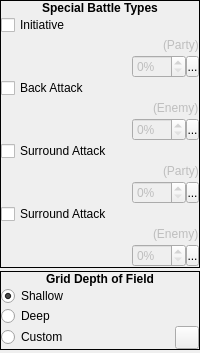
          <widget class="QWidget" name="widget_24" native="true">
           <layout class="QVBoxLayout" name="_18">
            <property name="spacing">
             <number>3</number>
            </property>
            <property name="margin">
             <number>0</number>
            </property>
            <item>
             <widget class="QFrame" name="frame_8">
              <property name="sizePolicy">
               <sizepolicy hsizetype="Preferred" vsizetype="Fixed">
                <horstretch>0</horstretch>
                <verstretch>0</verstretch>
               </sizepolicy>
              </property>
              <property name="frameShape">
               <enum>QFrame::Box</enum>
              </property>
              <property name="frameShadow">
               <enum>QFrame::Plain</enum>
              </property>
              <layout class="QVBoxLayout" name="verticalLayout_10">
               <property name="spacing">
                <number>0</number>
               </property>
               <property name="margin">
                <number>0</number>
               </property>
               <item>
                <widget class="QLabel" name="label_11">
                 <property name="sizePolicy">
                  <sizepolicy hsizetype="Preferred" vsizetype="Fixed">
                   <horstretch>0</horstretch>
                   <verstretch>0</verstretch>
                  </sizepolicy>
                 </property>
                 <property name="font">
                  <font>
                   <weight>75</weight>
                   <bold>true</bold>
                  </font>
                 </property>
                 <property name="text">
                  <string>Special Battle Types</string>
                 </property>
                 <property name="alignment">
                  <set>Qt::AlignHCenter|Qt::AlignTop</set>
                 </property>
                </widget>
               </item>
               <item>
                <widget class="QWidget" name="widget_4" native="true">
                 <layout class="QVBoxLayout" name="verticalLayout_4">
                  <property name="spacing">
                   <number>0</number>
                  </property>
                  <property name="margin">
                   <number>0</number>
                  </property>
                  <item>
                   <widget class="QCheckBox" name="cbInitiative_Party">
                    <property name="text">
                     <string>Initiative</string>
                    </property>
                   </widget>
                  </item>
                  <item>
                   <widget class="QWidget" name="widget_43" native="true">
                    <layout class="QHBoxLayout" name="_19">
                     <property name="spacing">
                      <number>0</number>
                     </property>
                     <property name="margin">
                      <number>0</number>
                     </property>
                     <item>
                      <spacer name="spacer_11">
                       <property name="orientation">
                        <enum>Qt::Horizontal</enum>
                       </property>
                       <property name="sizeHint" stdset="0">
                        <size>
                         <width>40</width>
                         <height>20</height>
                        </size>
                       </property>
                      </spacer>
                     </item>
                     <item>
                      <widget class="QLabel" name="sbtInitiativeLabel_Party">
                       <property name="enabled">
                        <bool>false</bool>
                       </property>
                       <property name="text">
                        <string>(Party)</string>
                       </property>
                      </widget>
                     </item>
                    </layout>
                   </widget>
                  </item>
                  <item>
                   <widget class="QWidget" name="widget_39" native="true">
                    <layout class="QHBoxLayout" name="_20">
                     <property name="spacing">
                      <number>0</number>
                     </property>
                     <property name="margin">
                      <number>0</number>
                     </property>
                     <item>
                      <spacer name="spacer_7">
                       <property name="orientation">
                        <enum>Qt::Horizontal</enum>
                       </property>
                       <property name="sizeHint" stdset="0">
                        <size>
                         <width>40</width>
                         <height>20</height>
                        </size>
                       </property>
                      </spacer>
                     </item>
                     <item>
                      <widget class="QSpinBox" name="nbrInitiativePercent_Party">
                       <property name="enabled">
                        <bool>false</bool>
                       </property>
                       <property name="sizePolicy">
                        <sizepolicy hsizetype="Fixed" vsizetype="Fixed">
                         <horstretch>0</horstretch>
                         <verstretch>0</verstretch>
                        </sizepolicy>
                       </property>
                       <property name="minimumSize">
                        <size>
                         <width>54</width>
                         <height>0</height>
                        </size>
                       </property>
                       <property name="maximumSize">
                        <size>
                         <width>54</width>
                         <height>16777215</height>
                        </size>
                       </property>
                       <property name="accelerated">
                        <bool>true</bool>
                       </property>
                       <property name="suffix">
                        <string>%</string>
                       </property>
                       <property name="maximum">
                        <number>100</number>
                       </property>
                      </widget>
                     </item>
                     <item>
                      <widget class="SpinBoxSideButton" name="bInitiativePercent_PartySpinButton">
                       <property name="minimumSize">
                        <size>
                         <width>13</width>
                         <height>21</height>
                        </size>
                       </property>
                       <property name="maximumSize">
                        <size>
                         <width>13</width>
                         <height>21</height>
                        </size>
                       </property>
                       <property name="text">
                        <string>...</string>
                       </property>
                       <property name="icon">
                        <iconset resource="gui_icons.qrc">
                         <normaloff>:/icons/spinBoxSideButton.png</normaloff>:/icons/spinBoxSideButton.png</iconset>
                       </property>
                       <property name="iconSize">
                        <size>
                         <width>8</width>
                         <height>16</height>
                        </size>
                       </property>
                      </widget>
                     </item>
                    </layout>
                   </widget>
                  </item>
                  <item>
                   <widget class="QCheckBox" name="cbBackAttack_Enemy">
                    <property name="text">
                     <string>Back Attack</string>
                    </property>
                   </widget>
                  </item>
                  <item>
                   <widget class="QWidget" name="widget_40" native="true">
                    <layout class="QHBoxLayout" name="_21">
                     <property name="spacing">
                      <number>0</number>
                     </property>
                     <property name="margin">
                      <number>0</number>
                     </property>
                     <item>
                      <spacer name="spacer_8">
                       <property name="orientation">
                        <enum>Qt::Horizontal</enum>
                       </property>
                       <property name="sizeHint" stdset="0">
                        <size>
                         <width>40</width>
                         <height>20</height>
                        </size>
                       </property>
                      </spacer>
                     </item>
                     <item>
                      <widget class="QLabel" name="sbtBackAttackLabel_Enemy">
                       <property name="enabled">
                        <bool>false</bool>
                       </property>
                       <property name="text">
                        <string>(Enemy)</string>
                       </property>
                      </widget>
                     </item>
                    </layout>
                   </widget>
                  </item>
                  <item>
                   <widget class="QWidget" name="widget_41" native="true">
                    <layout class="QHBoxLayout" name="_22">
                     <property name="spacing">
                      <number>0</number>
                     </property>
                     <property name="margin">
                      <number>0</number>
                     </property>
                     <item>
                      <spacer name="spacer_9">
                       <property name="orientation">
                        <enum>Qt::Horizontal</enum>
                       </property>
                       <property name="sizeHint" stdset="0">
                        <size>
                         <width>40</width>
                         <height>20</height>
                        </size>
                       </property>
                      </spacer>
                     </item>
                     <item>
                      <widget class="QSpinBox" name="nbrBackAttackPercent_Enemy">
                       <property name="enabled">
                        <bool>false</bool>
                       </property>
                       <property name="sizePolicy">
                        <sizepolicy hsizetype="Fixed" vsizetype="Fixed">
                         <horstretch>0</horstretch>
                         <verstretch>0</verstretch>
                        </sizepolicy>
                       </property>
                       <property name="minimumSize">
                        <size>
                         <width>54</width>
                         <height>0</height>
                        </size>
                       </property>
                       <property name="maximumSize">
                        <size>
                         <width>54</width>
                         <height>16777215</height>
                        </size>
                       </property>
                       <property name="accelerated">
                        <bool>true</bool>
                       </property>
                       <property name="suffix">
                        <string>%</string>
                       </property>
                       <property name="maximum">
                        <number>100</number>
                       </property>
                      </widget>
                     </item>
                     <item>
                      <widget class="SpinBoxSideButton" name="bBackAttackPercent_EnemySpinButton">
                       <property name="minimumSize">
                        <size>
                         <width>13</width>
                         <height>21</height>
                        </size>
                       </property>
                       <property name="maximumSize">
                        <size>
                         <width>13</width>
                         <height>21</height>
                        </size>
                       </property>
                       <property name="text">
                        <string>...</string>
                       </property>
                       <property name="icon">
                        <iconset resource="gui_icons.qrc">
                         <normaloff>:/icons/spinBoxSideButton.png</normaloff>:/icons/spinBoxSideButton.png</iconset>
                       </property>
                       <property name="iconSize">
                        <size>
                         <width>8</width>
                         <height>16</height>
                        </size>
                       </property>
                      </widget>
                     </item>
                    </layout>
                   </widget>
                  </item>
                  <item>
                   <widget class="QCheckBox" name="cbSurroundAttack_Party">
                    <property name="text">
                     <string>Surround Attack</string>
                    </property>
                   </widget>
                  </item>
                  <item>
                   <widget class="QWidget" name="widget_37" native="true">
                    <layout class="QHBoxLayout" name="_23">
                     <property name="spacing">
                      <number>0</number>
                     </property>
                     <property name="margin">
                      <number>0</number>
                     </property>
                     <item>
                      <spacer name="spacer_5">
                       <property name="orientation">
                        <enum>Qt::Horizontal</enum>
                       </property>
                       <property name="sizeHint" stdset="0">
                        <size>
                         <width>40</width>
                         <height>20</height>
                        </size>
                       </property>
                      </spacer>
                     </item>
                     <item>
                      <widget class="QLabel" name="sbtSurroundAttackLabel_Party">
                       <property name="enabled">
                        <bool>false</bool>
                       </property>
                       <property name="text">
                        <string>(Party)</string>
                       </property>
                      </widget>
                     </item>
                    </layout>
                   </widget>
                  </item>
                  <item>
                   <widget class="QWidget" name="widget_36" native="true">
                    <layout class="QHBoxLayout" name="_24">
                     <property name="spacing">
                      <number>0</number>
                     </property>
                     <property name="margin">
                      <number>0</number>
                     </property>
                     <item>
                      <spacer name="spacer_4">
                       <property name="orientation">
                        <enum>Qt::Horizontal</enum>
                       </property>
                       <property name="sizeHint" stdset="0">
                        <size>
                         <width>40</width>
                         <height>20</height>
                        </size>
                       </property>
                      </spacer>
                     </item>
                     <item>
                      <widget class="QSpinBox" name="nbrSurroundAttackPercent_Party">
                       <property name="enabled">
                        <bool>false</bool>
                       </property>
                       <property name="sizePolicy">
                        <sizepolicy hsizetype="Fixed" vsizetype="Fixed">
                         <horstretch>0</horstretch>
                         <verstretch>0</verstretch>
                        </sizepolicy>
                       </property>
                       <property name="minimumSize">
                        <size>
                         <width>54</width>
                         <height>0</height>
                        </size>
                       </property>
                       <property name="maximumSize">
                        <size>
                         <width>54</width>
                         <height>16777215</height>
                        </size>
                       </property>
                       <property name="accelerated">
                        <bool>true</bool>
                       </property>
                       <property name="suffix">
                        <string>%</string>
                       </property>
                       <property name="maximum">
                        <number>100</number>
                       </property>
                      </widget>
                     </item>
                     <item>
                      <widget class="SpinBoxSideButton" name="bSurroundAttackPercent_PartySpinButton">
                       <property name="minimumSize">
                        <size>
                         <width>13</width>
                         <height>21</height>
                        </size>
                       </property>
                       <property name="maximumSize">
                        <size>
                         <width>13</width>
                         <height>21</height>
                        </size>
                       </property>
                       <property name="text">
                        <string>...</string>
                       </property>
                       <property name="icon">
                        <iconset resource="gui_icons.qrc">
                         <normaloff>:/icons/spinBoxSideButton.png</normaloff>:/icons/spinBoxSideButton.png</iconset>
                       </property>
                       <property name="iconSize">
                        <size>
                         <width>8</width>
                         <height>16</height>
                        </size>
                       </property>
                      </widget>
                     </item>
                    </layout>
                   </widget>
                  </item>
                  <item>
                   <widget class="QCheckBox" name="cbSurroundAttack_Enemy">
                    <property name="text">
                     <string>Surround Attack</string>
                    </property>
                   </widget>
                  </item>
                  <item>
                   <widget class="QWidget" name="widget_42" native="true">
                    <layout class="QHBoxLayout" name="_25">
                     <property name="spacing">
                      <number>0</number>
                     </property>
                     <property name="margin">
                      <number>0</number>
                     </property>
                     <item>
                      <spacer name="spacer_10">
                       <property name="orientation">
                        <enum>Qt::Horizontal</enum>
                       </property>
                       <property name="sizeHint" stdset="0">
                        <size>
                         <width>40</width>
                         <height>20</height>
                        </size>
                       </property>
                      </spacer>
                     </item>
                     <item>
                      <widget class="QLabel" name="sbtSurroundAttackLabel_Enemy">
                       <property name="enabled">
                        <bool>false</bool>
                       </property>
                       <property name="text">
                        <string>(Enemy)</string>
                       </property>
                      </widget>
                     </item>
                    </layout>
                   </widget>
                  </item>
                  <item>
                   <widget class="QWidget" name="widget_38" native="true">
                    <layout class="QHBoxLayout" name="_26">
                     <property name="spacing">
                      <number>0</number>
                     </property>
                     <property name="margin">
                      <number>0</number>
                     </property>
                     <item>
                      <spacer name="spacer_6">
                       <property name="orientation">
                        <enum>Qt::Horizontal</enum>
                       </property>
                       <property name="sizeHint" stdset="0">
                        <size>
                         <width>40</width>
                         <height>20</height>
                        </size>
                       </property>
                      </spacer>
                     </item>
                     <item>
                      <widget class="QSpinBox" name="nbrSurroundAttackPercent_Enemy">
                       <property name="enabled">
                        <bool>false</bool>
                       </property>
                       <property name="sizePolicy">
                        <sizepolicy hsizetype="Fixed" vsizetype="Fixed">
                         <horstretch>0</horstretch>
                         <verstretch>0</verstretch>
                        </sizepolicy>
                       </property>
                       <property name="minimumSize">
                        <size>
                         <width>54</width>
                         <height>0</height>
                        </size>
                       </property>
                       <property name="maximumSize">
                        <size>
                         <width>54</width>
                         <height>16777215</height>
                        </size>
                       </property>
                       <property name="accelerated">
                        <bool>true</bool>
                       </property>
                       <property name="suffix">
                        <string>%</string>
                       </property>
                       <property name="maximum">
                        <number>100</number>
                       </property>
                      </widget>
                     </item>
                     <item>
                      <widget class="SpinBoxSideButton" name="bSurroundAttackPercent_EnemySpinButton">
                       <property name="minimumSize">
                        <size>
                         <width>13</width>
                         <height>21</height>
                        </size>
                       </property>
                       <property name="maximumSize">
                        <size>
                         <width>13</width>
                         <height>21</height>
                        </size>
                       </property>
                       <property name="text">
                        <string>...</string>
                       </property>
                       <property name="icon">
                        <iconset resource="gui_icons.qrc">
                         <normaloff>:/icons/spinBoxSideButton.png</normaloff>:/icons/spinBoxSideButton.png</iconset>
                       </property>
                       <property name="iconSize">
                        <size>
                         <width>8</width>
                         <height>16</height>
                        </size>
                       </property>
                      </widget>
                     </item>
                    </layout>
                   </widget>
                  </item>
                 </layout>
                </widget>
               </item>
              </layout>
             </widget>
            </item>
            <item>
             <widget class="QFrame" name="frame_7">
              <property name="sizePolicy">
               <sizepolicy hsizetype="Preferred" vsizetype="Fixed">
                <horstretch>0</horstretch>
                <verstretch>0</verstretch>
               </sizepolicy>
              </property>
              <property name="frameShape">
               <enum>QFrame::Box</enum>
              </property>
              <property name="frameShadow">
               <enum>QFrame::Plain</enum>
              </property>
              <layout class="QVBoxLayout" name="verticalLayout_9">
               <property name="spacing">
                <number>0</number>
               </property>
               <property name="margin">
                <number>0</number>
               </property>
               <item>
                <widget class="QLabel" name="label_10">
                 <property name="sizePolicy">
                  <sizepolicy hsizetype="Preferred" vsizetype="Fixed">
                   <horstretch>0</horstretch>
                   <verstretch>0</verstretch>
                  </sizepolicy>
                 </property>
                 <property name="font">
                  <font>
                   <weight>75</weight>
                   <bold>true</bold>
                  </font>
                 </property>
                 <property name="text">
                  <string>Grid Depth of Field</string>
                 </property>
                 <property name="alignment">
                  <set>Qt::AlignHCenter|Qt::AlignTop</set>
                 </property>
                </widget>
               </item>
               <item>
                <widget class="QWidget" name="widget_5" native="true">
                 <layout class="QVBoxLayout" name="verticalLayout_5">
                  <property name="spacing">
                   <number>0</number>
                  </property>
                  <property name="margin">
                   <number>0</number>
                  </property>
                  <item>
                   <widget class="QRadioButton" name="rbShallowGD">
                    <property name="text">
                     <string>Shallow</string>
                    </property>
                    <property name="checked">
                     <bool>true</bool>
                    </property>
                   </widget>
                  </item>
                  <item>
                   <widget class="QRadioButton" name="rbDeepGD">
                    <property name="text">
                     <string>Deep</string>
                    </property>
                   </widget>
                  </item>
                  <item>
                   <layout class="QHBoxLayout" name="horizontalLayout_6">
                    <property name="spacing">
                     <number>3</number>
                    </property>
                    <item>
                     <widget class="QRadioButton" name="rbCustomGD">
                      <property name="text">
                       <string>Custom</string>
                      </property>
                     </widget>
                    </item>
                    <item>
                     <widget class="QToolButton" name="bConfigureCustomGD">
                      <property name="icon">
                       <iconset resource="gui_icons.qrc">
                        <normaloff>:/icons/configure.png</normaloff>:/icons/configure.png</iconset>
                      </property>
                     </widget>
                    </item>
                   </layout>
                  </item>
                 </layout>
                </widget>
               </item>
              </layout>
             </widget>
            </item>
            <item>
             <widget class="QFrame" name="frame_45">
              <property name="sizePolicy">
               <sizepolicy hsizetype="Preferred" vsizetype="Expanding">
                <horstretch>0</horstretch>
                <verstretch>0</verstretch>
               </sizepolicy>
              </property>
              <property name="frameShape">
               <enum>QFrame::Box</enum>
              </property>
              <property name="frameShadow">
               <enum>QFrame::Plain</enum>
              </property>
             </widget>
            </item>
           </layout>
          </widget>
